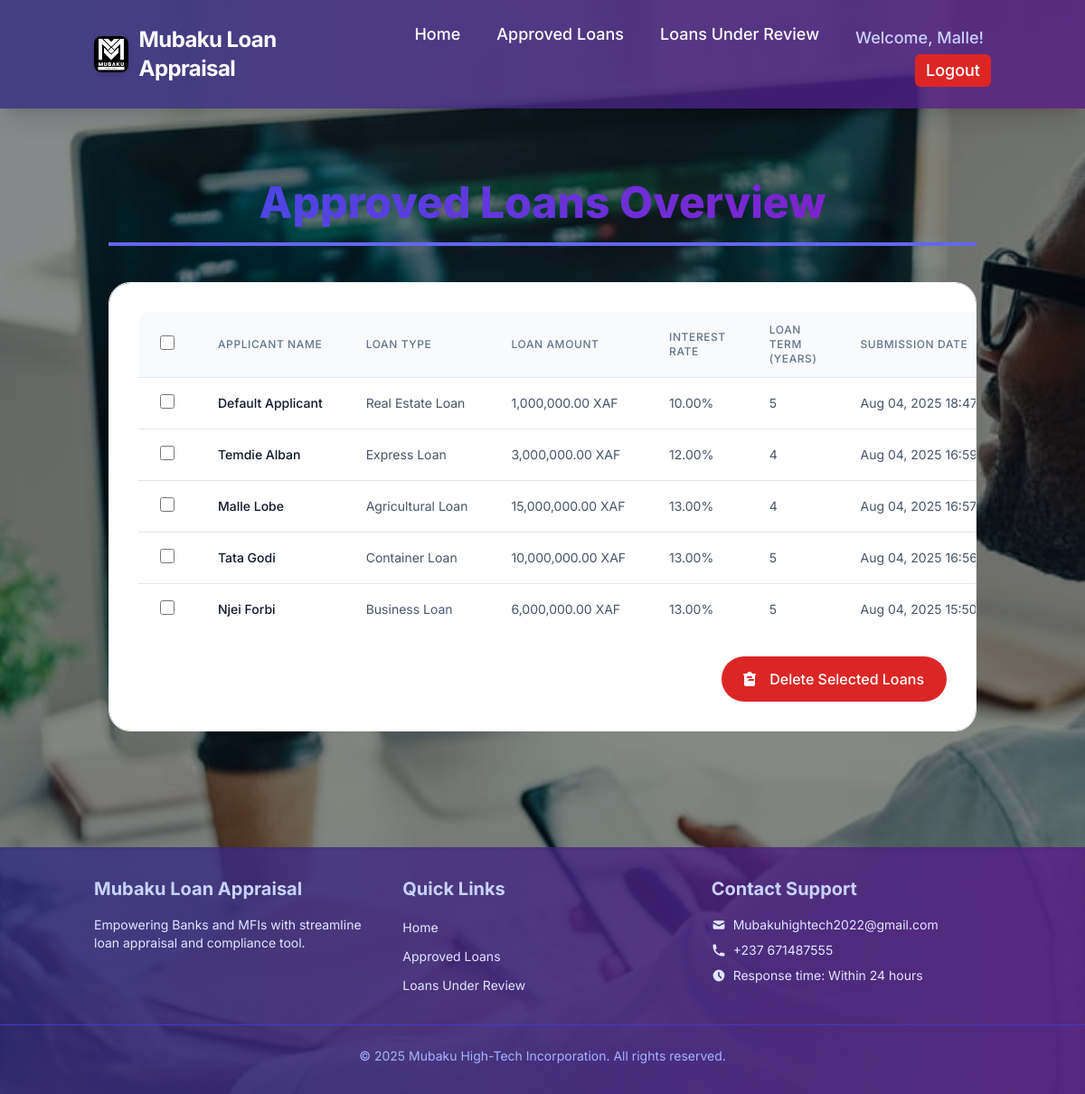
The app's page /approved-loans/ (signed in) with its own data.
### calculator/models.py (models this page shows, shortened)
class LoanApplication(models.Model):
    LOAN_TYPES = [
        ('mortgage', 'Mortgage Loan'),
        ('salary_backed', 'Salary-Backed Loan'),
        ('within_savings', 'Loan Within Savings'),
        ('daily_savings', 'Daily Savings Loan'),
        ('standing_order', 'Standing Order Loan'),
        ('real_estate', 'Real Estate Loan'),
        ('container', 'Container Loan'),
        ('agricultural', 'Agricultural Loan'),
        ('express', 'Express Loan'),
        ('business', 'Business Loan'), # NEW: Added Business Loan Type
    ]
    user = models.ForeignKey(User, on_delete=models.CASCADE, related_name='loan_applications', null=True, blank=True)
    applicant_name = models.CharField(max_length=200, default="Default Applicant")
    applicant_email = models.EmailField(default="default@example.com")
    loan_type = models.CharField(max_length=50, choices=LOAN_TYPES, default='mortgage')
    loan_amount = models.DecimalField(
        max_digits=15,
        decimal_places=2,
        default=Decimal('1000000.00'),
        validators=[MinValueValidator(Decimal('0.01'))]
    )
    annual_interest_rate_percent = models.DecimalField(
        max_digits=5,
        decimal_places=2,
        default=Decimal('10.00'),
        validators=[MinValueValidator(Decimal('6.00')), MaxValueValidator(Decimal('60.00'))]
    )
    loan_term_years = models.IntegerField(default=5, validators=[MinValueValidator(1)])
    borrower_gross_monthly_income = models.DecimalField(
        max_digits=15,
        decimal_places=2,
        default=Decimal('150000.00'),
        validators=[MinValueValidator(Decimal('0.00'))]
    )
    existing_monthly_debt_payments = models.DecimalField(
        max_digits=15,
        decimal_places=2,
        default=Decimal('0.00'),
        validators=[MinValueValidator(Decimal('0.00'))]
    )
    submission_date = models.DateTimeField(auto_now_add=True)
    appraisal_score = models.DecimalField(max_digits=5, decimal_places=2, null=True, blank=True)
    approved = models.BooleanField(null=True, blank=True)
    reasons = models.JSONField(default=list, blank=True) # Stores list of reason dictionaries
    approver_comments = models.TextField(blank=True, null=True) # Added for approver comments
    account_number = models.CharField(
        max_length=50,
        blank=False,
        null=False,
        default='UNKNOWN',
        help_text="Applicant's MFI Account Number"
    )
    date_of_loan = models.DateField(
        default=datetime.date.today,
        help_text="The date the loan application is being processed."
    )
    current_location = models.CharField(
        max_length=255,
        blank=True,
        null=True,
        help_text="Applicant's current geographical location."
    )
    identity_card_number = models.CharField(max_length=50, blank=True, null=True)
    place_of_birth = models.CharField(max_length=100, blank=True, null=True)
    date_of_birth = models.DateField(null=True, blank=True)
    current_address = models.CharField(max_length=255, blank=True, null=True)
    marital_status = models.CharField(max_length=50, blank=True, null=True)
    duration_with_mfi_years = models.IntegerField(
        blank=True,
        null=True,
        default=0,
        validators=[MinValueValidator(0)]
    )
    num_loans_other_mfi = models.IntegerField(
        blank=True,
        null=True,
        default=0,
        validators=[MinValueValidator(0)]
    )
    profession = models.CharField(max_length=100, blank=True, null=True)
    loan_purpose = models.TextField(blank=True, null=True, help_text="Describe the purpose of the loan.")
    def get_loan_type_display(self):
        type_map = dict(self.LOAN_TYPES)
        return type_map.get(self.loan_type, self.loan_type)

### calculator/views.py (the view)
# urls.py: path('approved-loans/', views.approved_loans_list, name='approved_loans_list'),
@login_required # Protect this view
def approved_loans_list(request):
    approved_loans = LoanApplication.objects.filter(
        user=request.user, # <--- Filter by current user
        approved=True
    ).order_by('-submission_date')
    context = {
        'approved_loans': approved_loans
    }
    return render(request, 'calculator/approved_loans_list.html', context)

### calculator/templates/calculator/approved_loans_list.html (shortened to what this page needs)
{% extends 'calculator/base.html' %}
{% load static app_filters humanize %}
{% block content %}
<div class="container mx-auto px-4 py-12 max-w-7xl">
    <h1 class="text-5xl font-extrabold text-slate-900 mb-10 text-center border-b-4 border-indigo-500 pb-5">
        <span class="bg-clip-text text-transparent bg-gradient-to-r from-indigo-600 to-purple-700">Approved Loans Overview</span>
    </h1>
    {% if approved_loans %}
    <div class="bg-white rounded-3xl shadow-3xl border border-slate-100 p-8 overflow-x-auto transition-all duration-300 ease-in-out hover:shadow-4xl">
        <form method="post" action="{% url 'delete_approved_loans' %}" id="delete-form">
            <table class="min-w-full divide-y divide-slate-200">
                <thead class="bg-slate-50">
                    <tr>
                        <th scope="col" class="px-6 py-3 text-left text-xs font-medium text-slate-500 uppercase tracking-wider rounded-tl-xl">
                            <input type="checkbox" id="select-all" class="form-checkbox h-4 w-4 text-indigo-600 transition duration-150 ease-in-out rounded">
                        </th>
                        <th scope="col" class="px-6 py-3 text-left text-xs font-medium text-slate-500 uppercase tracking-wider">Applicant Name</th>
                        <th scope="col" class="px-6 py-3 text-left text-xs font-medium text-slate-500 uppercase tracking-wider">Loan Type</th>
                        <th scope="col" class="px-6 py-3 text-left text-xs font-medium text-slate-500 uppercase tracking-wider">Loan Amount</th>
                        <th scope="col" class="px-6 py-3 text-left text-xs font-medium text-slate-500 uppercase tracking-wider">Interest Rate</th>
                        <th scope="col" class="px-6 py-3 text-left text-xs font-medium text-slate-500 uppercase tracking-wider">Loan Term (Years)</th>
                        <th scope="col" class="px-6 py-3 text-left text-xs font-medium text-slate-500 uppercase tracking-wider">Submission Date</th>
                    </tr>
                </thead>
                <tbody class="bg-white divide-y divide-slate-200">
                    {% for loan in approved_loans %}
                    <tr class="hover:bg-slate-50 transition-colors duration-150 ease-in-out">
                        <td class="px-6 py-4 whitespace-nowrap">
                            <input type="checkbox" name="selected_loans" value="{{ loan.pk }}" class="form-checkbox h-4 w-4 text-indigo-600 transition duration-150 ease-in-out rounded">
                        </td>
                        <td class="px-6 py-4 whitespace-nowrap text-sm font-medium text-slate-900">{{ loan.applicant_name }}</td>
                        <td class="px-6 py-4 whitespace-nowrap text-sm text-slate-600">{{ loan.get_loan_type_display }}</td>
                        <td class="px-6 py-4 whitespace-nowrap text-sm text-slate-600">{{ loan.loan_amount|floatformat:2|intcomma }} XAF</td>
                        <td class="px-6 py-4 whitespace-nowrap text-sm text-slate-600">{{ loan.annual_interest_rate_percent }}%</td>
                        <td class="px-6 py-4 whitespace-nowrap text-sm text-slate-600">{{ loan.loan_term_years }}</td>
                        <td class="px-6 py-4 whitespace-nowrap text-sm text-slate-600">{{ loan.submission_date|date:"M d, Y H:i" }}</td>
                    </tr>
                    {% endfor %}
                </tbody>
            </table>
            <div class="mt-6 flex justify-end">
                <button type="submit" id="delete-button" class="inline-flex items-center px-6 py-3 border border-transparent text-base font-medium rounded-full shadow-sm text-white bg-red-600 hover:bg-red-700 focus:outline-none focus:ring-2 focus:ring-offset-2 focus:ring-red-500 transition duration-150 ease-in-out">
                    Delete Selected Loans
                </button>
            </div>
        </form>
    </div>
    {% else %}
        <p class="text-center text-gray-600 text-lg">No approved loan applications found.</p>
    {% endif %}
</div>
{% endblock %}

### calculator/templates/calculator/base.html (shortened to what this page needs)
{% load static %}
<!DOCTYPE html>
<html lang="en" class="h-full">
<head>
    <script src="https://cdn.tailwindcss.com"></script>
</head>
<body class="bg-slate-900 text-slate-200 min-h-screen flex flex-col">
    <header class="relative z-20 bg-gradient-to-r from-indigo-900/80 to-purple-900/80 shadow-xl py-4 sm:py-6">
        <div class="container mx-auto px-4 flex flex-col sm:flex-row justify-between items-center gap-4">
            <div class="flex items-center gap-3">
                <img src="{% static 'images/M.png' %}" alt="Mubaku Logo" class="h-10 w-auto rounded-lg shadow-md">
                <a href="{% url 'loan_selection' %}" class="text-white text-2xl font-bold tracking-tight hover:text-indigo-200 transition-colors duration-200">
                    Mubaku Loan Appraisal
                </a>
            </div>
            <nav>
                <ul class="flex flex-wrap justify-center sm:justify-end space-x-4 sm:space-x-6 text-lg">
                    <li><a href="{% url 'loan_selection' %}" class="text-white hover:text-indigo-200 transition-colors duration-200 font-medium px-2 py-1 rounded-md">Home</a></li>
                    {% if user.is_authenticated %}
                        <li><a href="{% url 'approved_loans_list' %}" class="text-white hover:text-indigo-200 transition-colors duration-200 font-medium px-2 py-1 rounded-md">Approved Loans</a></li>
                        <li><a href="{% url 'loan_review_dashboard' %}" class="text-white hover:text-indigo-200 transition-colors duration-200 font-medium px-2 py-1 rounded-md">Loans Under Review</a></li>
                        <li class="flex items-center text-indigo-200 font-medium px-2 py-1 rounded-md">
                            Welcome, {{ user.username }}!
                        </li>
                        <li>
                            <form action="{% url 'logout' %}" method="post" class="inline">
                                <button type="submit" class="text-white bg-red-600 hover:bg-red-700 transition-colors duration-200 font-medium px-3 py-1 rounded-md">Logout</button>
                            </form>
                        </li>
                    {% else %}
                        <li><a href="{% url 'login' %}" class="text-white hover:text-indigo-200 transition-colors duration-200 font-medium px-2 py-1 rounded-md">Login</a></li>
                    {% endif %}
                </ul>
            </nav>
        </div>
    </header>
    <main class="flex-grow container mx-auto px-4 py-8 relative z-10 animate-fade-in text-slate-900">
        {% block content %}{% endblock %}
    </main>
    <footer class="relative z-20 bg-gradient-to-r from-indigo-900/80 to-purple-900/80 text-white py-8 mt-12 shadow-inner">
        <div class="container mx-auto px-4 grid grid-cols-1 md:grid-cols-3 gap-8">
            <div class="col-span-1">
                <h3 class="text-xl font-bold mb-4 text-indigo-200">Mubaku Loan Appraisal</h3>
                <p class="text-indigo-100 text-sm">
                    Empowering Banks and MFIs with streamline loan appraisal and compliance tool.
                </p>
            </div>
            <div class="col-span-1">
                <h3 class="text-xl font-bold mb-4 text-indigo-200">Quick Links</h3>
                <ul class="space-y-2">
                    <li><a href="{% url 'loan_selection' %}" class="text-indigo-100 hover:text-white transition-colors duration-200 text-sm">Home</a></li>
                    {% if user.is_authenticated %}
                        <li><a href="{% url 'approved_loans_list' %}" class="text-indigo-100 hover:text-white transition-colors duration-200 text-sm">Approved Loans</a></li>
                        <li><a href="{% url 'loan_review_dashboard' %}" class="text-indigo-100 hover:text-white transition-colors duration-200 text-sm">Loans Under Review</a></li>
                    {% endif %}
                </ul>
            </div>
            <div class="col-span-1">
                <h3 class="text-xl font-bold mb-4 text-indigo-200">Contact Support</h3>
                <ul class="space-y-2 text-sm">
                    <li>
                        <a href="mailto:Mubakuhightech2022@gmail.com" class="text-indigo-100 hover:text-white transition-colors duration-200 flex items-center">
                            <svg class="w-4 h-4 mr-2" fill="currentColor" viewBox="0 0 20 20" xmlns="http://www.w3.org/2000/svg"><path d="M2.003 5.884L10 9.882l7.997-3.998A2 2 0 0016 4H4a2 2 0 00-1.997 1.884z"></path><path d="M18 8.118l-8 4-8-4V14a2 2 0 002 2h12a2 2 0 002-2V8.118z"></path></svg>
                            Mubakuhightech2022@gmail.com
                        </a>
                    </li>
                    <li>
                        <a href="tel:+237671487555" class="text-indigo-100 hover:text-white transition-colors duration-200 flex items-center">
                            +237 671487555
                        </a>
                    </li>
                    <li class="text-indigo-100 flex items-center">
                        <svg class="w-4 h-4 mr-2" fill="currentColor" viewBox="0 0 20 20" xmlns="http://www.w3.org/2000/svg"><path fill-rule="evenodd" d="M10 18a8 8 0 100-16 8 8 0 000 16zm1-12a1 1 0 10-2 0v4a1 1 0 00.293.707l3 3a1 1 0 001.414-1.414L11 9.586V6z" clip-rule="evenodd"></path></svg>
                        Response time: Within 24 hours
                    </li>
                </ul>
            </div>
        </div>
        <div class="text-center text-sm text-indigo-300 mt-8 pt-6 border-t border-indigo-700">
            &copy; {% now "Y" %} Mubaku High-Tech Incorporation. All rights reserved.
        </div>
    </footer>
</body>
</html>

### records on screen
LoanApplication: applicant_name "Default Applicant", loan_type "Real Estate Loan", loan_amount "1,000,000.00", annual_interest_rate_percent "10.00", loan_term_years "5", submission_date "Aug 04, 2025 18:47"
LoanApplication: applicant_name "Temdie Alban", loan_type "Express Loan", loan_amount "3,000,000.00", annual_interest_rate_percent "12.00", loan_term_years "4", submission_date "Aug 04, 2025 16:59"
LoanApplication: applicant_name "Malle Lobe", loan_type "Agricultural Loan", loan_amount "15,000,000.00", annual_interest_rate_percent "13.00", loan_term_years "4", submission_date "Aug 04, 2025 16:57"
LoanApplication: applicant_name "Tata Godi", loan_type "Container Loan", loan_amount "10,000,000.00", annual_interest_rate_percent "13.00", loan_term_years "5", submission_date "Aug 04, 2025 16:56"
LoanApplication: applicant_name "Njei Forbi", loan_type "Business Loan", loan_amount "6,000,000.00", annual_interest_rate_percent "13.00", loan_term_years "5", submission_date "Aug 04, 2025 15:50"

### other values on screen
{{ user.username }} "Malle"
